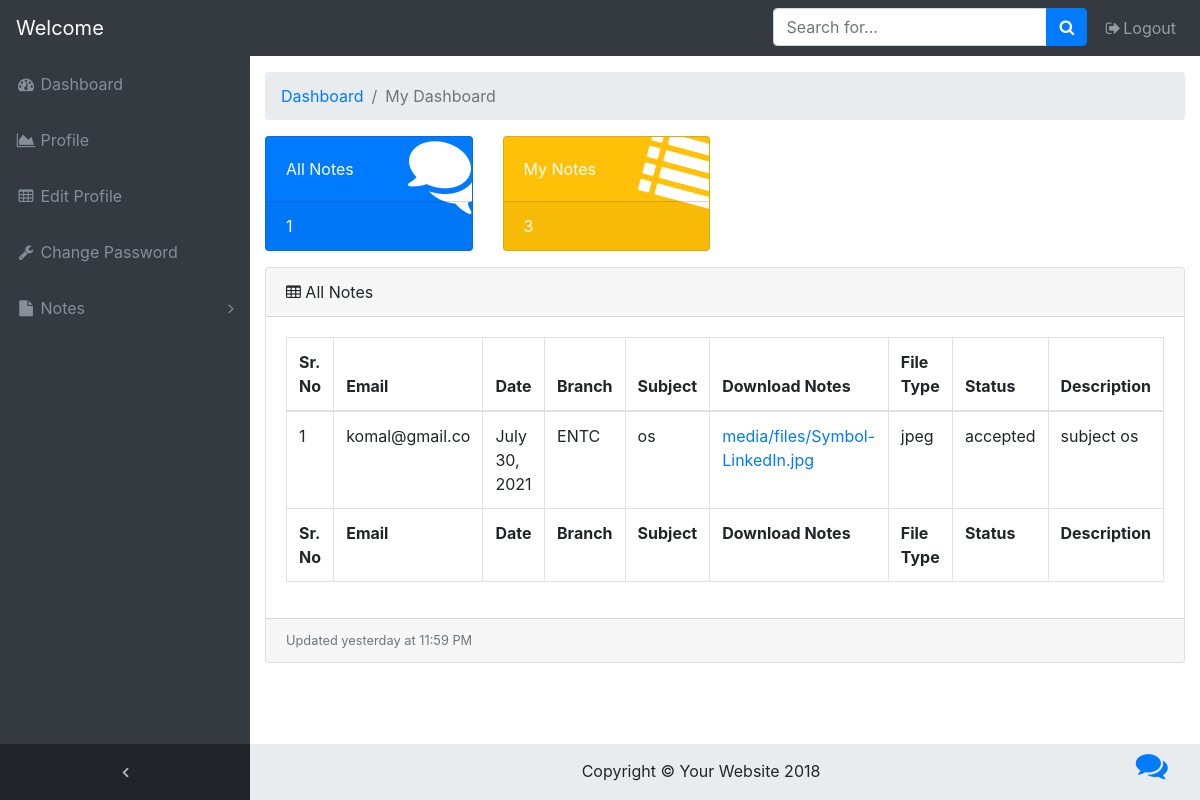
The app's page /notes/studashboard/12 with its own data.
### onlinenotes/models.py (models this page shows, shortened)
class notes(models.Model):
    user = models.ForeignKey(User,on_delete=models.CASCADE)
    branch = models.CharField(max_length=30)
    uploadingnotes = models.FileField(upload_to='media/files/')
    date = models.DateField()
    filetype = models.CharField(max_length=30)
    status = models.CharField(max_length=30)
    subject = models.CharField(max_length=30)
    description = models.CharField(max_length=100)

### onlinenotes/views.py (the view)
# urls.py: path('studashboard/<int:id>',views.studashboard,name="studashboard"),
def studashboard(request,id):
    allnote = notes.objects.all().filter(status="accepted")
    cnt = allnote.count()
    user = User.objects.get(id=id)
    mynote = notes.objects.all().filter(user=user)
    cnt1 = mynote.count()
    return render(request,'onlinenotes/studashboard.html',{'allnote':allnote,'cnt':cnt,'cnt1':cnt1,'mynote':mynote})

### onlinenotes/templates/onlinenotes/studashboard.html (shortened to what this page needs)
<!DOCTYPE html>
{% load static %}
<html lang="en">
<head>
    <link rel="stylesheet" href="https://stackpath.bootstrapcdn.com/bootstrap/4.5.2/css/bootstrap.min.css">
    <link href="//netdna.bootstrapcdn.com/bootstrap/3.0.0/css/bootstrap-glyphicons.css" rel="stylesheet">
    <link rel="stylesheet" href="https://cdnjs.cloudflare.com/ajax/libs/font-awesome/4.7.0/css/font-awesome.min.css">
    <link rel="stylesheet" href="https://cdn.jsdelivr.net/npm/@fortawesome/fontawesome-free@5.15.3/css/fontawesome.min.css">
    <link rel="stylesheet" href="{% static 'css/admindash.css' %}">
</head>
<body class="fixed-nav sticky-footer bg-dark" id="page-top">
    <nav class="navbar navbar-expand-lg navbar-dark bg-dark fixed-top" id="mainNav">
      <a class="navbar-brand" href="{% url 'profile' user.id %}">Welcome {{user.username}}</a>
      <div class="collapse navbar-collapse" id="navbarResponsive">
        <ul class="navbar-nav navbar-sidenav" id="exampleAccordion">
          <li class="nav-item" data-toggle="tooltip" data-placement="right" title="Dashboard">
            <a class="nav-link" href="{% url 'studashboard' user.id %}">
              <i class="fa fa-fw fa-dashboard"></i>
              <span class="nav-link-text">Dashboard</span>
            </a>
          </li>
          <li class="nav-item" data-toggle="tooltip" data-placement="right" title="Charts">
            <a class="nav-link" href="{% url 'profile' user.id %}">
              <i class="fa fa-fw fa-area-chart"></i>
              <span class="nav-link-text">Profile</span>
            </a>
          </li>
          <li class="nav-item" data-toggle="tooltip" data-placement="right" title="Tables">
            <a class="nav-link" href="{% url 'stueditprofile' user.id %}">
              <i class="fa fa-fw fa-table"></i>
              <span class="nav-link-text">Edit Profile</span>
            </a>
          </li>
          <li class="nav-item" data-toggle="tooltip" data-placement="right" title="Components">
            <a href="{% url 'changepass' user.id %}" class="nav-link">
              <i class="fa fa-fw fa-wrench"></i>
              <span class="nav-link-text">Change Password</span>
            </a>
          </li>
          <li class="nav-item" data-toggle="tooltip" data-placement="right" title="Example Pages">
            <a class="nav-link nav-link-collapse collapsed" data-toggle="collapse" href="#collapseExamplePages" data-parent="#exampleAccordion">
              <i class="fa fa-fw fa-file"></i>
              <span class="nav-link-text">Notes</span>
            </a>
          </li>
        </ul>
        <ul class="navbar-nav sidenav-toggler">
          <li class="nav-item">
            <a class="nav-link text-center" id="sidenavToggler">
              <i class="fa fa-fw fa-angle-left"></i>
            </a>
          </li>
        </ul>
        <ul class="navbar-nav ml-auto">
          <li class="nav-item">
            <form class="form-inline my-2 my-lg-0 mr-lg-2" action="{% url 'searchnotes' %}" method="get">
              <div class="input-group">
                <input class="form-control" type="text" name="subquery" placeholder="Search for...">
                <span class="input-group-append">
                  <button class="btn btn-primary" type="submit">
                    <i class="fa fa-search"></i>
                  </button>
                </span>
              </div>
            </form>
          </li>
          <li class="nav-item">
            <a class="nav-link" href="{% url 'logout' %}" data-toggle="modal" data-target="#exampleModal">
              <i class="fa fa-fw fa-sign-out"></i>Logout</a>
          </li>
        </ul>
      </div>
    </nav>
    <div class="content-wrapper">
      <div class="container-fluid">
        <ol class="breadcrumb">
          <li class="breadcrumb-item">
            <a href="#">Dashboard</a>
          </li>
          <li class="breadcrumb-item active">My Dashboard</li>
        </ol>
        <div class="row">
          <div class="col-xl-3 col-sm-6 mb-3">
            <div class="card text-white bg-primary o-hidden h-100">
              <div class="card-body">
                <div class="card-body-icon">
                  <i class="fa fa-fw fa-comments"></i>
                </div>
                <div class="mr-5">All Notes</div>
              </div>
              <a class="card-footer text-white clearfix large z-1" href="{% url 'viewallnotes' user.id %}">
                <span class="float-left">{{cnt}}</span>
              </a>
            </div>
          </div>
          <div class="col-xl-3 col-sm-6 mb-3">
            <div class="card text-white bg-warning o-hidden h-100">
              <div class="card-body">
                <div class="card-body-icon">
                  <i class="fa fa-fw fa-list"></i>
                </div>
                <div class="mr-5">My Notes</div>
              </div>
              <a class="card-footer text-white clearfix large z-1" href="{% url 'viewmynotes' user.id %}">
                <span class="float-left">{{cnt1}}</span>
              </a>
            </div>
          </div>
        </div>
        <div class="card mb-3">
          <div class="card-header">
            <i class="fa fa-table"></i> All Notes</div>
          <div class="card-body">
            <div class="table-responsive">
              <table class="table table-bordered" id="dataTable" width="100%" cellspacing="0">
                <thead>
                  <tr>
                    <th>Sr. No</th>
                    <th>Email</th>
                    <th>Date</th>
                    <th>Branch</th>
                    <th>Subject</th>
                    <th>Download Notes</th>
                    <th>File Type</th>
                    <th>Status</th>
                    <th>Description</th>
                  </tr>
                </thead>
                <tfoot>
                  <tr>
                    <th>Sr. No</th>
                    <th>Email</th>
                    <th>Date</th>
                    <th>Branch</th>
                    <th>Subject</th>
                    <th>Download Notes</th>
                    <th>File Type</th>
                    <th>Status</th>
                    <th>Description</th>
                  </tr>
                </tfoot>
                <tbody>
                  {% for i in allnote %}
                    <tr>
                      <td>{{forloop.counter}}</td>
                      <td>{{i.user.email}}</td>
                      <td>{{i.date}}</td>
                      <td>{{i.branch}}</td>
                      <td>{{i.subject}}</td>
                      <td><a href="{{ i.uploadingnotes.url }}">{{ i.uploadingnotes }}</a></td>
                      <td>{{i.filetype}}</td>
                      <td>{{i.status}}</td>
                      <td>{{i.description}}</td>
                    </tr>
                  {% endfor %}
            </table>
            </div>
          </div>
          <div class="card-footer small text-muted">Updated yesterday at 11:59 PM</div>
        </div>
      </div>
      <footer class="sticky-footer">
        <div class="container">
          <div class="row">
            <div class="col-sm-4"></div>
            <div class="col-sm-4">Copyright © Your Website 2018</div>
            <div class="col-sm-3"></div>
            <div class="col-sm-1"><a href="{% url 'chat' %}"><i class="fa fa-comments fa-2x" aria-hidden="true"></i></a></div>
          </div>
        </div>
      </footer>
    </div>
  </body>
</html>

### onlinenotes/static/css/admindash.css (style rules this page uses)
html { position: relative; min-height: 100%; }
body { overflow-x: hidden; }
body.sticky-footer { margin-bottom: 56px; }
body.sticky-footer .content-wrapper { min-height: calc(100vh - 56px - 56px); }
body.fixed-nav { padding-top: 56px; }
.content-wrapper { min-height: calc(100vh - 56px); padding-top: 1rem; }
.o-hidden { overflow: hidden !important; }
.z-1 { z-index: 1; }
#mainNav .navbar-collapse { overflow: auto; max-height: 75vh; }
#mainNav .navbar-collapse .navbar-nav .nav-item .nav-link { cursor: pointer; }
#mainNav .navbar-collapse .navbar-sidenav .nav-link-collapse:after { float: right; content: '\f107'; font-family: 'FontAwesome'; }
#mainNav .navbar-collapse .navbar-sidenav .nav-link-collapse.collapsed:after { content: '\f105'; }
#mainNav .navbar-collapse .sidenav-toggler { display: none; }
@media (min-width: 992px) { #mainNav .navbar-brand { width: 250px; } }
@media (min-width: 992px) { #mainNav .navbar-collapse { overflow: visible; max-height: none; } }
@media (min-width: 992px) { #mainNav .navbar-collapse .navbar-sidenav { position: absolute; top: 0; left: 0; -webkit-flex-direction: column; -ms-flex-direction: column; flex-direction: column; margin-top: 56px; } }
@media (min-width: 992px) { #mainNav .navbar-collapse .navbar-sidenav > .nav-item { width: 250px; padding: 0; } }
@media (min-width: 992px) { #mainNav .navbar-collapse .navbar-sidenav > .nav-item > .nav-link { padding: 1em; } }
#mainNav.fixed-top .sidenav-toggler { display: none; }
@media (min-width: 992px) { #mainNav.fixed-top .navbar-sidenav { height: calc(100vh - 112px); } }
@media (min-width: 992px) { #mainNav.fixed-top .sidenav-toggler { position: absolute; top: 0; left: 0; display: flex; -webkit-flex-direction: column; -ms-flex-direction: column; flex-direction: column; margin-top: calc(100vh - 56px); } }
@media (min-width: 992px) { #mainNav.fixed-top .sidenav-toggler > .nav-item { width: 250px; padding: 0; } }
@media (min-width: 992px) { #mainNav.fixed-top .sidenav-toggler > .nav-item > .nav-link { padding: 1em; } }
#mainNav.fixed-top.navbar-dark .sidenav-toggler { background-color: #212529; }
#mainNav.fixed-top.navbar-dark .sidenav-toggler a i { color: #adb5bd; }
.content-wrapper { overflow-x: hidden; background: white; }
@media (min-width: 992px) { .content-wrapper { margin-left: 250px; } }
#sidenavToggler i { font-weight: 800; }
#mainNav.navbar-dark .navbar-collapse .navbar-sidenav .nav-link-collapse:after { color: #868e96; }
#mainNav.navbar-dark .navbar-collapse .navbar-sidenav > .nav-item > .nav-link { color: #868e96; }
@media (min-width: 992px) { #mainNav.navbar-dark .navbar-collapse .navbar-sidenav { background: #343a40; } }
.card-body-icon { position: absolute; z-index: 0; top: -25px; right: -25px; font-size: 5rem; -webkit-transform: rotate(15deg); -ms-transform: rotate(15deg); transform: rotate(15deg); }
footer.sticky-footer { position: absolute; right: 0; bottom: 0; width: 100%; height: 56px; background-color: #e9ecef; line-height: 55px; }
@media (min-width: 992px) { footer.sticky-footer { width: calc(100% - 250px); } }

### records on screen
notes: user.email "komal@gmail.co", date "July 30, 2021", branch "ENTC", subject "os", uploadingnotes "media/files/Symbol-LinkedIn.jpg", filetype "jpeg", status "accepted", description "subject os"

### other values on screen
{{ cnt }} "1"
{{ cnt1 }} "3"
